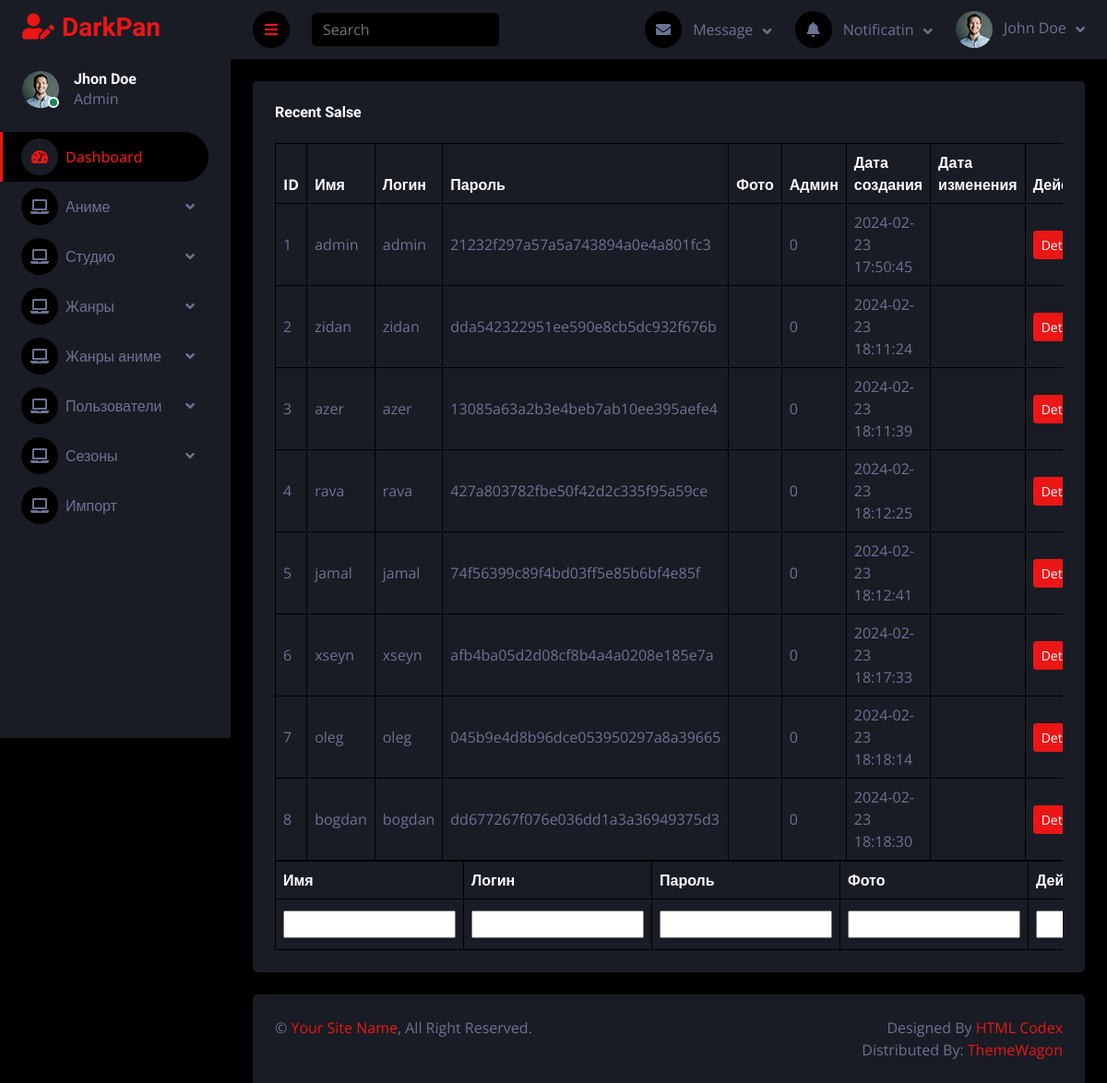
The page /adminpanel/userList.php on the database as committed earlier.
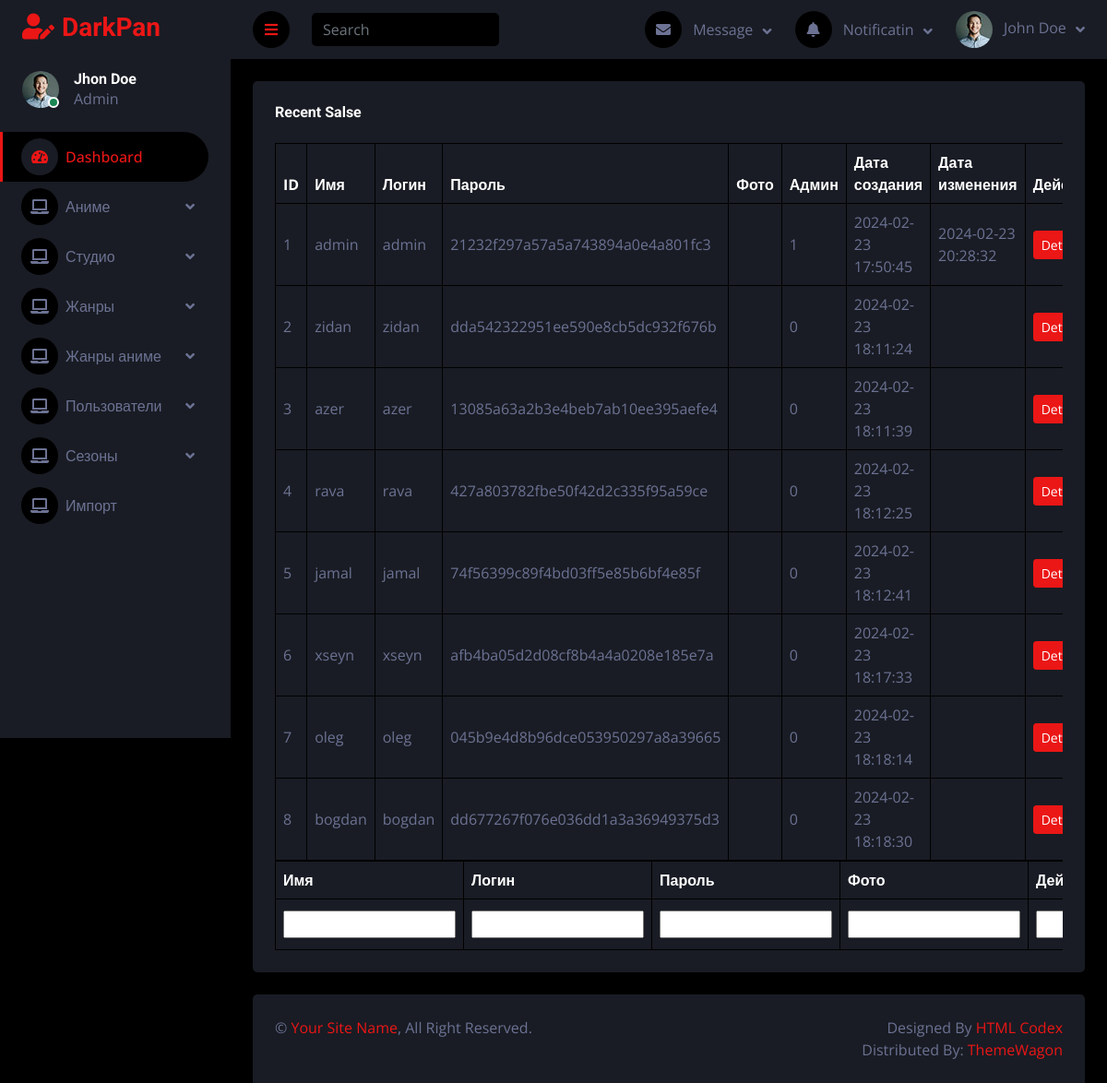
The same page on the database as committed later.
### tables this page shows
CREATE TABLE `user` (
  `id` int(11) NOT NULL AUTO_INCREMENT,
  `name` varchar(250) NOT NULL,
  `login` varchar(250) NOT NULL,
  `passwordHash` varchar(32) NOT NULL,
  `profileImage` text,
  `isAdmin` tinyint(1) NOT NULL DEFAULT '0',
  `createDate` datetime NOT NULL,
  `updateDate` datetime DEFAULT NULL,
  PRIMARY KEY (`id`),
  UNIQUE KEY `login` (`login`)
);

### db.php (called while the page is built, shortened)
<?php
function SELECT($sql, $params = "", $data = array()) {
	$db = @mysqli_connect(HOST, USERNAME, PASSWORD, DATABASE) or die('ошибка соединение с БД');
	mysqli_set_charset($db, 'utf8');
	$statement = $db->prepare($sql);
	$statement->execute();
	$res = $statement->get_result();
	$result = $res->fetch_all(MYSQLI_ASSOC);
	return $result;
}
?>

### adminpanel/userList.php (the view, shortened to what this page needs)
<?php
include('inc/header.php');
include '../db.php';
?>
<body>
    <div class="container-fluid position-relative d-flex p-0">
        <?php include('./inc/sideBar.php'); ?>
        <div class="content">
            <?php include('./inc/navBar.php'); ?>
            <div class="container-fluid pt-4 px-4">
                <div class="bg-secondary text-center rounded p-4">
                    <div class="d-flex align-items-center justify-content-between mb-4">
                        <h6 class="mb-0">Recent Salse</h6>
                    </div>
                    <div class="table-responsive">
                        <table class="table text-start align-middle table-bordered table-hover mb-0">
                            <thead>
                                <tr class="text-white">
                                    <th scope="col">ID</th>
                                    <th scope="col">Имя</th>
                                    <th scope="col">Логин</th>
                                    <th scope="col">Пароль</th>
                                    <th scope="col">Фото</th>
                                    <th scope="col">Админ</th>
                                    <th scope="col">Дата создания</th>
                                    <th scope="col">Дата изменения</th>
                                    <th scope="col">Действия</th>
                                </tr>
                            </thead>
                            <tbody>
                            <?php
                                $users = SELECT("SELECT * FROM user");
                                if (count($users) > 0) {
                                    foreach ($users as $user) { ?>
                                        <tr>
                                        <td><?=$user['id']?></td>
                                        <td><?=$user['name']?></td>
                                        <td><?=$user['login']?></td>
                                        <td><?=$user['passwordHash']?></td>
                                        <td><?=$user['profileImage']?></td>
                                        <td><?=$user['isAdmin']?></td>
                                        <td><?=$user['createDate']?></td>
                                        <td><?=$user['updateDate']?></td>
                                        <td>
                                            <?php echo '<a class="btn btn-sm btn-primary" href="userForm.php?id=' . $user['id'] . '">Detail</a>'; ?>
                                        </td>
                                        </tr>
                                    <?php }
                                } else {?>
                                    <tr><td colspan='8'>Нет доступных данных</td></tr>
                                <?php }
                                ?>
                            </tbody>
                        </table>
                    </div>
                    <div class="table-responsive">
                        <table class="table text-start align-middle table-bordered table-hover mb-0">
                            <thead>
                                <tr class="text-white">
                                    <th scope="col">Имя</th>
                                    <th scope="col">Логин</th>
                                    <th scope="col">Пароль</th>
                                    <th scope="col">Фото</th>
                                    <th scope="col">Действия</th>
                                </tr>
                            </thead>
                            <tbody>
                                <tr>
                                    <form action="CRUD/anime/add.php" method="POST">
                                    <td><input type="text" name="name"></td>
                                    <td><input type="text" name="login"></td>
                                    <td><input type="text" name="passwordHash"></td>
                                    <td><input type="text" name="profileImage"></td>
                                    <td><input type="text" name="isAdmin"></td>
                                    </form>
                                </tr>
                            </tbody>
                        </table>
                    </div>
                </div>
            </div>
            <div class="container-fluid pt-4 px-4">
                <div class="bg-secondary rounded-top p-4">
                    <div class="row">
                        <div class="col-12 col-sm-6 text-center text-sm-start">
                            &copy; <a href="#">Your Site Name</a>, All Right Reserved.
                        </div>
                        <div class="col-12 col-sm-6 text-center text-sm-end">
                            Designed By <a href="https://htmlcodex.com">HTML Codex</a>
                            <br>Distributed By: <a href="https://themewagon.com" target="_blank">ThemeWagon</a>
                        </div>
                    </div>
                </div>
            </div>
        </div>
    </div>
<?php include('./inc/footer.php'); ?>

### adminpanel/inc/header.php (shortened to what this page needs)
<!DOCTYPE html>
<html lang="en">
<head>
    <link href="https://cdnjs.cloudflare.com/ajax/libs/font-awesome/5.10.0/css/all.min.css" rel="stylesheet">
    <link href="https://cdn.jsdelivr.net/npm/bootstrap-icons@1.4.1/font/bootstrap-icons.css" rel="stylesheet">
    <link href="lib/owlcarousel/assets/owl.carousel.min.css" rel="stylesheet">
    <link href="lib/tempusdominus/css/tempusdominus-bootstrap-4.min.css" rel="stylesheet" />
    <link href="css/bootstrap.min.css" rel="stylesheet">
    <link href="css/style.css" rel="stylesheet">
</head>

### adminpanel/inc/sideBar.php (shortened to what this page needs)
<div class="sidebar pe-4 pb-3">
            <nav class="navbar bg-secondary navbar-dark">
                <a href="index.php" class="navbar-brand mx-4 mb-3">
                    <h3 class="text-primary"><i class="fa fa-user-edit me-2"></i>DarkPan</h3>
                </a>
                <div class="d-flex align-items-center ms-4 mb-4">
                    <div class="position-relative">
                        <img class="rounded-circle" src="img/user.jpg" alt="" style="width: 40px; height: 40px;">
                        <div class="bg-success rounded-circle border border-2 border-white position-absolute end-0 bottom-0 p-1"></div>
                    </div>
                    <div class="ms-3">
                        <h6 class="mb-0">Jhon Doe</h6>
                        <span>Admin</span>
                    </div>
                </div>
                <div class="navbar-nav w-100">
                    <a href="index.php" class="nav-item nav-link active"><i class="fa fa-tachometer-alt me-2"></i>Dashboard</a>
                    <div class="nav-item dropdown">
                        <a href="#" class="nav-link dropdown-toggle" data-bs-toggle="dropdown"><i class="fa fa-laptop me-2"></i>Аниме</a>
                    </div>
                    <div class="nav-item dropdown">
                        <a href="#" class="nav-link dropdown-toggle" data-bs-toggle="dropdown"><i class="fa fa-laptop me-2"></i>Студио</a>
                    </div>
                    <div class="nav-item dropdown">
                        <a href="#" class="nav-link dropdown-toggle" data-bs-toggle="dropdown"><i class="fa fa-laptop me-2"></i>Жанры</a>
                    </div>
                    <div class="nav-item dropdown">
                        <a href="#" class="nav-link dropdown-toggle" data-bs-toggle="dropdown"><i class="fa fa-laptop me-2"></i>Жанры аниме</a>
                    </div>
                    <div class="nav-item dropdown">
                        <a href="userList.php" class="nav-link dropdown-toggle" data-bs-toggle="dropdown"><i class="fa fa-laptop me-2"></i>Пользователи</a>
                    </div>
                    <div class="nav-item dropdown">
                        <a href="#" class="nav-link dropdown-toggle" data-bs-toggle="dropdown"><i class="fa fa-laptop me-2"></i>Сезоны</a>
                    </div>
                    <div class="nav-item dropdown">
                        <a href="DBFromXML.php" class="nav-link" ><i class="fa fa-laptop me-2"></i>Импорт</a>
                    </div>
                </div>
            </nav>
        </div>

### adminpanel/inc/navBar.php (shortened to what this page needs)
<nav class="navbar navbar-expand bg-secondary navbar-dark sticky-top px-4 py-0">
                <a href="#" class="sidebar-toggler flex-shrink-0">
                    <i class="fa fa-bars"></i>
                </a>
                <form class="d-none d-md-flex ms-4">
                    <input class="form-control bg-dark border-0" type="search" placeholder="Search">
                </form>
                <div class="navbar-nav align-items-center ms-auto">
                    <div class="nav-item dropdown">
                        <a href="#" class="nav-link dropdown-toggle" data-bs-toggle="dropdown">
                            <i class="fa fa-envelope me-lg-2"></i>
                            <span class="d-none d-lg-inline-flex">Message</span>
                        </a>
                    </div>
                    <div class="nav-item dropdown">
                        <a href="#" class="nav-link dropdown-toggle" data-bs-toggle="dropdown">
                            <i class="fa fa-bell me-lg-2"></i>
                            <span class="d-none d-lg-inline-flex">Notificatin</span>
                        </a>
                    </div>
                    <div class="nav-item dropdown">
                        <a href="#" class="nav-link dropdown-toggle" data-bs-toggle="dropdown">
                            <img class="rounded-circle me-lg-2" src="img/user.jpg" alt="" style="width: 40px; height: 40px;">
                            <span class="d-none d-lg-inline-flex">John Doe</span>
                        </a>
                    </div>
                </div>
            </nav>

### adminpanel/inc/footer.php (shortened to what this page needs)
</body>
</html>

### adminpanel/css/style.css (style rules this page uses)
:root { --primary: #EB1616; --secondary: #191C24; --light: #6C7293; --dark: #000000; }
.btn { transition: .5s; }
.sidebar { position: fixed; top: 0; left: 0; bottom: 0; width: 250px; height: 100vh; overflow-y: auto; background: var(--secondary); transition: 0.5s; z-index: 999; }
.content { margin-left: 250px; min-height: 100vh; background: var(--dark); transition: 0.5s; }
@media (min-width: 992px) { .sidebar { margin-left: 0; } }
@media (min-width: 992px) { .content { width: calc(100% - 250px); } }
.sidebar .navbar .navbar-nav .nav-link { padding: 7px 20px; color: var(--light); font-weight: 500; border-left: 3px solid var(--secondary); border-radius: 0 30px 30px 0; outline: none; }
.sidebar .navbar .navbar-nav .nav-link:hover, .sidebar .navbar .navbar-nav .nav-link.active { color: var(--primary); background: var(--dark); border-color: var(--primary); }
.sidebar .navbar .navbar-nav .nav-link i { width: 40px; height: 40px; display: inline-flex; align-items: center; justify-content: center; background: var(--dark); border-radius: 40px; }
.sidebar .navbar .navbar-nav .nav-link:hover i, .sidebar .navbar .navbar-nav .nav-link.active i { background: var(--secondary); }
.sidebar .navbar .dropdown-toggle::after { position: absolute; top: 15px; right: 15px; border: none; content: "\f107"; font-family: "Font Awesome 5 Free"; font-weight: 900; transition: .5s; }
.content .navbar .navbar-nav .nav-link { margin-left: 25px; padding: 12px 0; color: var(--light); outline: none; }
.content .navbar .sidebar-toggler, .content .navbar .navbar-nav .nav-link i { width: 40px; height: 40px; display: inline-flex; align-items: center; justify-content: center; background: var(--dark); border-radius: 40px; }
.content .navbar .dropdown-toggle::after { margin-left: 6px; vertical-align: middle; border: none; content: "\f107"; font-family: "Font Awesome 5 Free"; font-weight: 900; transition: .5s; }

Rows that differ between the two databases and show on the page:
changed user "admin": isAdmin "0" → "1"; updateDate (not shown) → "2024-02-23 20:28:32"
